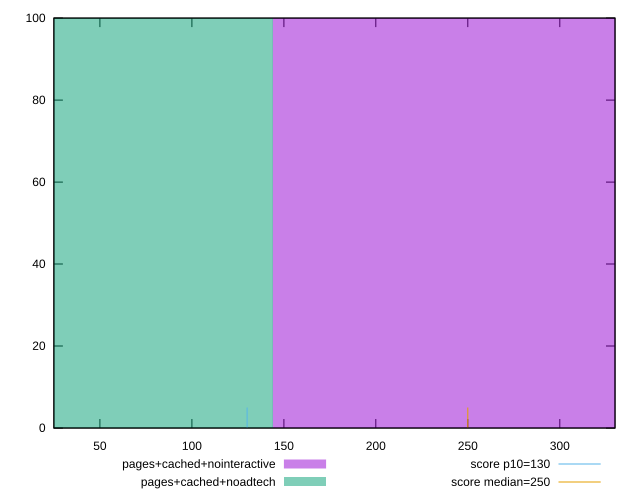

Write gnuplot code to recreate this figure.
reset

$pagesCachedNointeractive <<EOF
287.889505069858 100
EOF

$pagesCachedNoadtech <<EOF
0 100
EOF

set key outside below
set boxwidth 287.889505069858
set xrange [25:329.9999999999982]
set yrange [0:100]
set trange [0:100]
set style fill transparent solid 0.5 noborder

set parametric
set terminal svg size 640, 500 enhanced background rgb 'white'
set output "report_00007_2020-12-11T15:55:29.892Z/max-potential-fid/comparison/histogram/3_vs_4.svg"

plot $pagesCachedNointeractive title "pages+cached+nointeractive" with boxes, \
     $pagesCachedNoadtech title "pages+cached+noadtech" with boxes, \
     130,t title "score p10=130", \
     250,t title "score median=250"

reset
